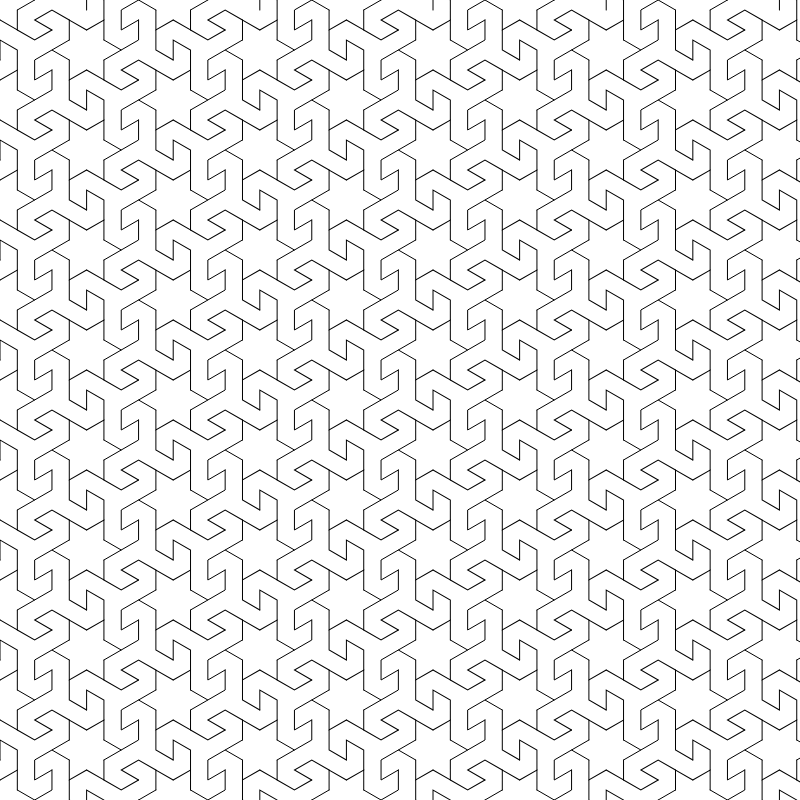
Frame 1 (no input)
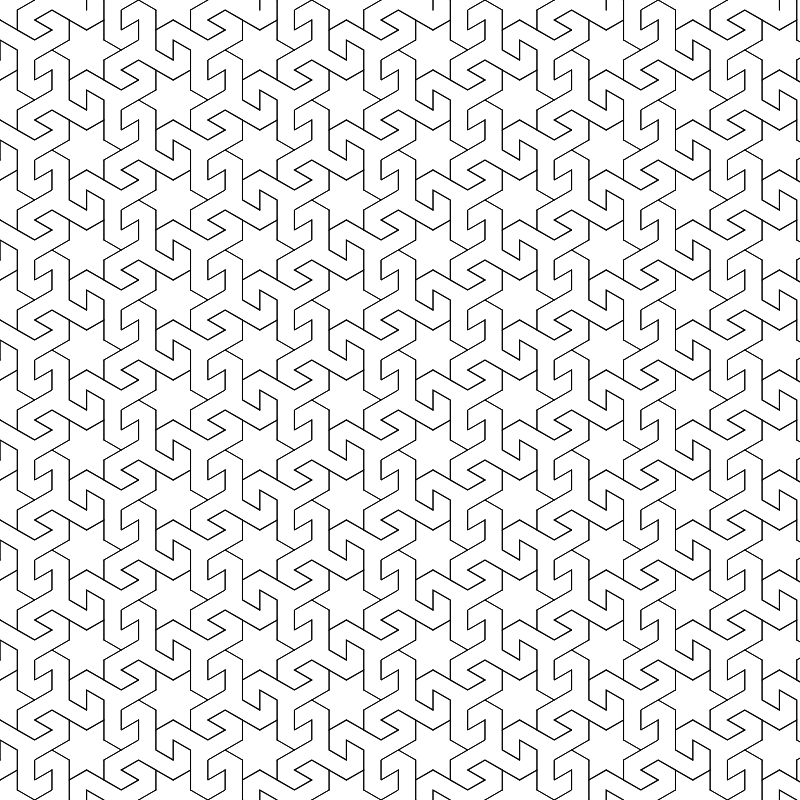
Frame 2 (the mouse pressed at the canvas centre, redrawn once)

The p5.js sketch that drew these frames (run headless with seeded random() and noise() and a simulated clock; the mouse was pressed at the canvas centre and the sketch redrawn once):

// p5.js sketch
// ── sketch.js
/*
Code written by Selcuk ARTUT 2022
Geometric Patterns with Creative Coding 
All rights reserved
*/

//Motif class
class Motif {
    constructor(a) {
        this.a = a;
    }

    display() {
        let x0, y0, x1, y1, x2, y2, x3, y3, x4, y4, x5, y5;
        let dx = this.a * cos(30);
        let dy = this.a * sin(30);
        for (let i = 0; i < 6; i++) {
            push();
                rotate(60 * i);
                translate(dx, dy);
                beginShape();
                x0 = 0;
                y0 = 0;
                x1 = this.a * cos(30);
                y1 = this.a * sin(30);
                x2 = 0;
                y2 = 2 * y1;
                vertex(x0, -y0);
                vertex(x1, -y1);
                vertex(x2, -y2);
                endShape();
                beginShape();
                x3 = 2 * x1;
                y3 = 2 * y1;
                x4 = x3;
                y4 = y3 + this.a;
                x5 = x1;
                y5 = y1 + this.a;
                vertex(x1, -y1);
                vertex(x3, -y3);
                vertex(x4, -y4);
                if (i >= 3) {
                    vertex(x5, -y5);
                }
                endShape();
            pop();
        }
    }
}

//scale factor
let a = 20;
let motif = new Motif(a);
let nRow;
let nCol;
let dx, dy, doff;

function setup() {
    createCanvas(800, 800);
    angleMode(DEGREES);
    noFill();
    noLoop();

    dx = 5 * a * cos(30);
    dy = 5 * a;
    doff = dy * 0.5;

    //approximate the nRow and nCol values
    nRow = 1 + ceil(height / dy);
    nCol = 1 + ceil(width / dx);
}

function draw() {
    push();
        for (let c = 0; c < nCol; c++) {
            for (let r = 0; r < nRow; r++) {
                push();
                    translate(dx * c, dy * r);
                    if (c % 2 == 1) {
                        translate(0, doff);
                    }
                    motif.display();
                pop();
            }
        }
    pop();
}
